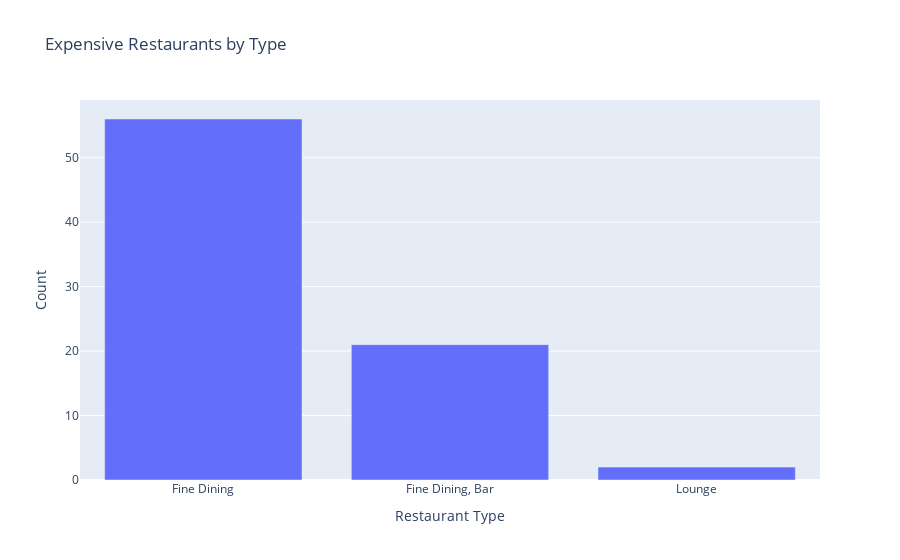

The code cell stored with this chart in its notebook:
### Markdown cell above
Majority of Expensive Restaurants are located in Residency Road

### Code cell
# Get the value counts of restaurant types for expensive restaurants
rest_type_counts = df[df.cost > 3000].rest_type.value_counts()

# Create a bar chart using Plotly Express
fig = px.bar(
    x=rest_type_counts.index,  # Restaurant types
    y=rest_type_counts.values,  # Count values
    labels={'x': 'Restaurant Type', 'y': 'Count'},
    title='Expensive Restaurants by Type'
)

# Display the figure
fig.show()

### Figure 1 — Plotly figure (JSON) as saved in the notebook; plotly's stock layout.template omitted (floating-point values rounded to 4 significant figures)
{"data": [{"hovertemplate": "Restaurant Type=%{x}<br>Count=%{y}<extra></extra>", "legendgroup": "", "marker": {"color": "#636efa", "pattern": {"shape": ""}}, "name": "", "orientation": "v", "showlegend": false, "textposition": "auto", "type": "bar", "x": ["Fine Dining", "Fine Dining, Bar", "Lounge"], "xaxis": "x", "y": [56, 21, 2], "yaxis": "y"}], "layout": {"barmode": "relative", "legend": {"tracegroupgap": 0}, "title": {"text": "Expensive Restaurants by Type"}, "xaxis": {"anchor": "y", "domain": [0, 1], "title": {"text": "Restaurant Type"}}, "yaxis": {"anchor": "x", "domain": [0, 1], "title": {"text": "Count"}}}}
